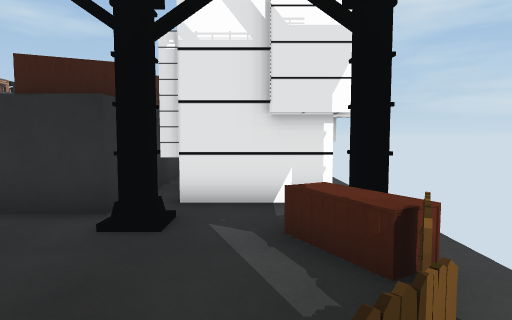
[1] (above)

12 first-person views from a walk through a Unity game level. The camera is 1.3 m above the floor, tilts 4° down and sees 75° across. Doors are open. The floor is counted in squares, 1 m on a side. Each view is taken from the middle of a square. On the plan, view 1 faces up. The plan holds only what a view shows up to about 14 squares ahead; the rest is blank. The place goes on beyond the plan. The player is left out.

[2]
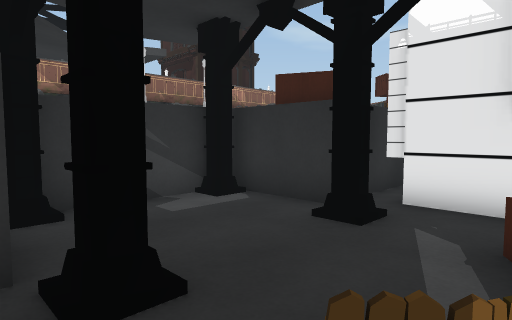

[3]
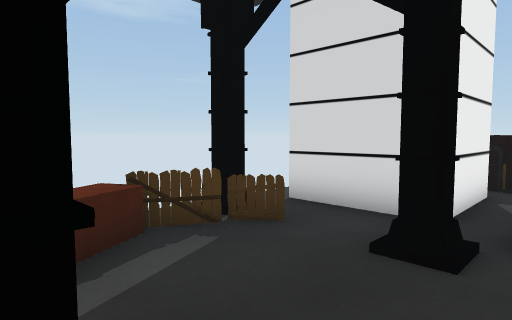

[4]
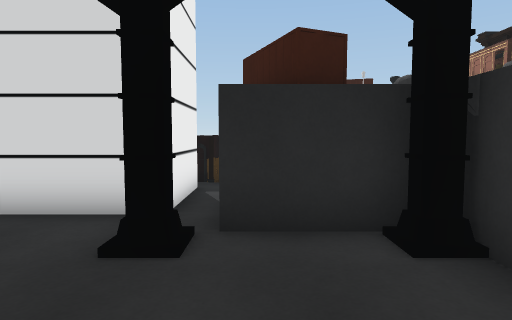

[5]
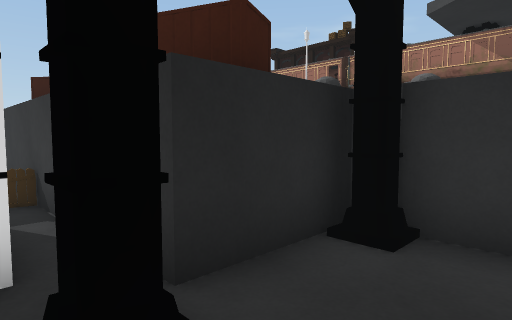

[6]
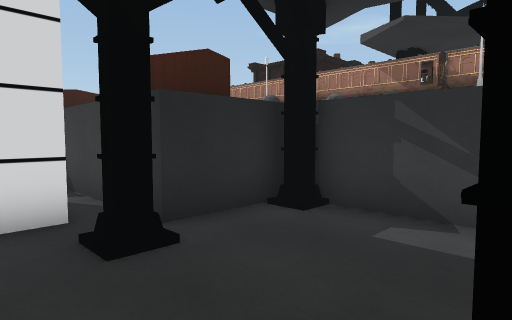

[7]
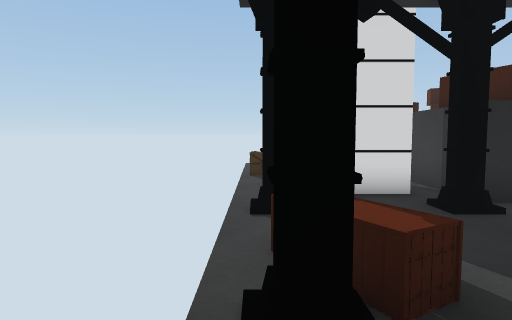

[8]
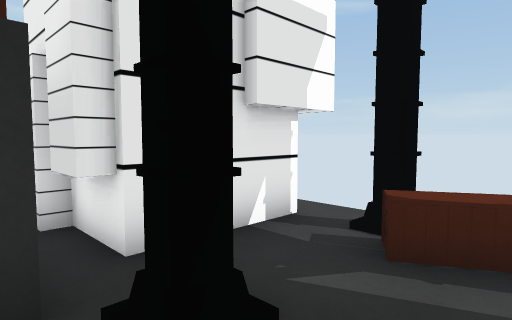

[9]
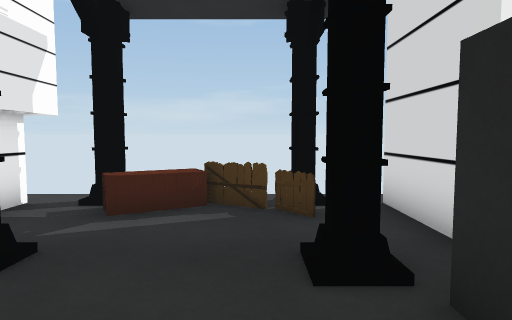

[10]
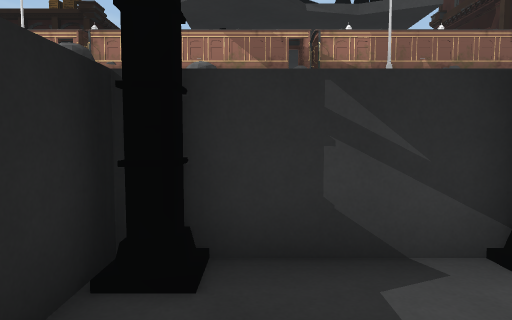

[11]
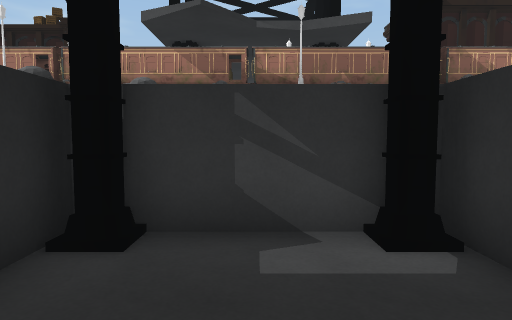

[12]
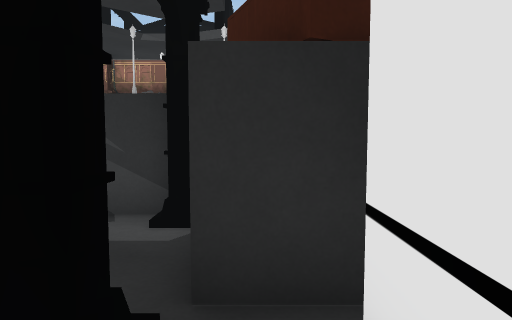

### Floor plan
Points are (right, up) in squares from view 1. A wall is a line through its corners. A room is listed if a view was taken in it or the views show most of it. See-through windows are left out.
Room 1 (views 1, 2, 3, 4, 5, 6, 7, 8, 9, 10, 11, 12)
walls: (-2.1, 1.3) (-1.5, 1.3) (-1.5, 0.7); (-1.5, 5.2) (-1.5, 4.7) (-1.9, 4.7) (-1.9, 5.1); (-5.5, 1.3) (-4.9, 1.3) (-4.9, 0.8); (-5.5, 0.5) (-2.5, 0.5) (-2.5, -5.5); (2, 4.7) (1.4, 4.7) (1.4, 5.2); (-4.9, 5.2) (-4.9, 4.7) (-5.4, 4.7); (1.6, 6.5) (-1.5, 6.5); (-2.5, 8) (-2.5, 5.5) (-5.5, 5.5)
objects: other object (-6, 2); other object (-6, 3); other object (-6, 4); other object (-6, 5); other object (-2, -5) to (0, -5); other object (-2, -4); other object (-1, -3) to (1, -1); other object (1, -5) to (2, -4); other object (1, 1); other object (1, 2); container (1, 3) to (2, 5)

Positions as (right, up) in squares from view 1, and headings:
1: (0, 0), facing up
2: (1, 0), facing up-left
3: (-3, 5), facing down-right
4: (-3, 5), facing down
5: (-1, 3), facing down-left
6: (0, 5), facing down-left
7: (2, 7), facing down
8: (-3, 3), facing up-right
9: (-5, 2), facing right
10: (-2, 2), facing left
11: (-1, 3), facing left
12: (0, 6), facing left
